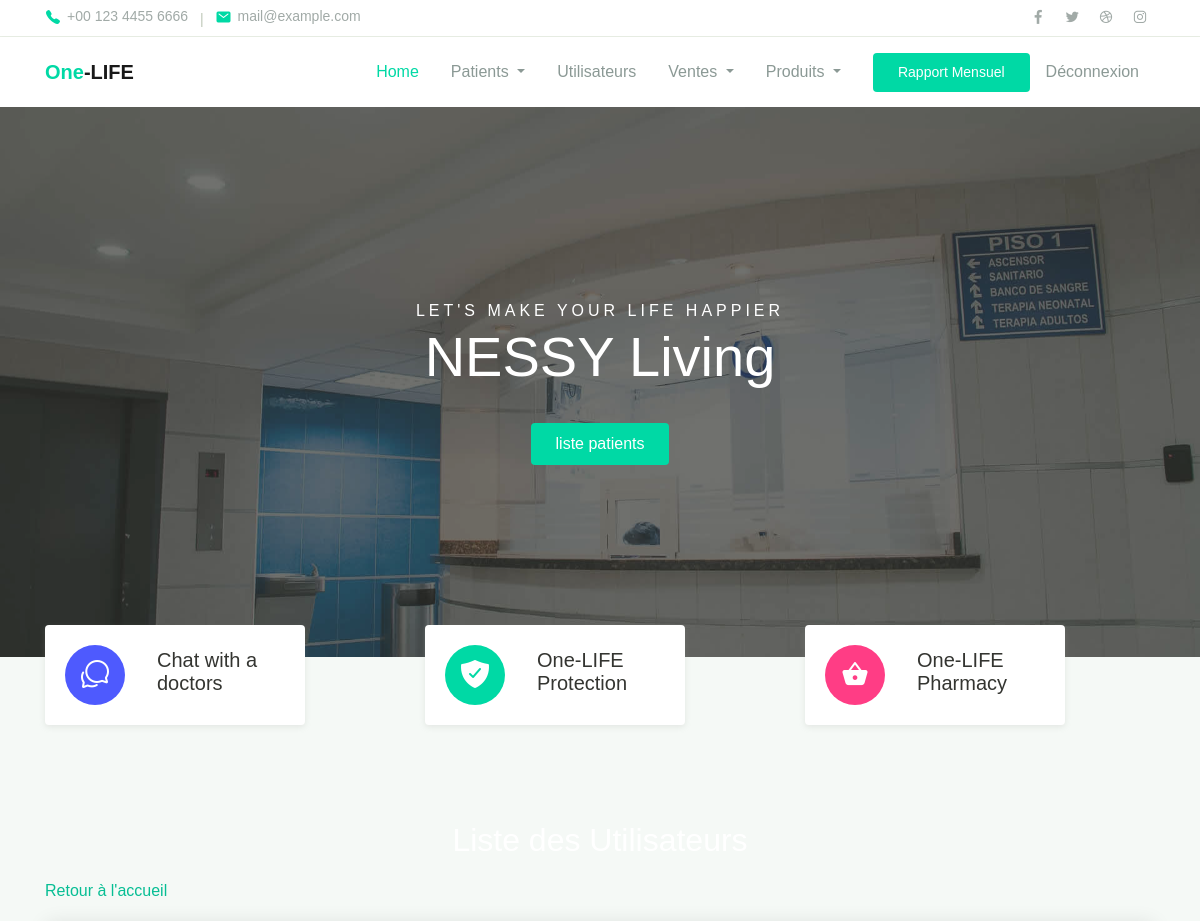
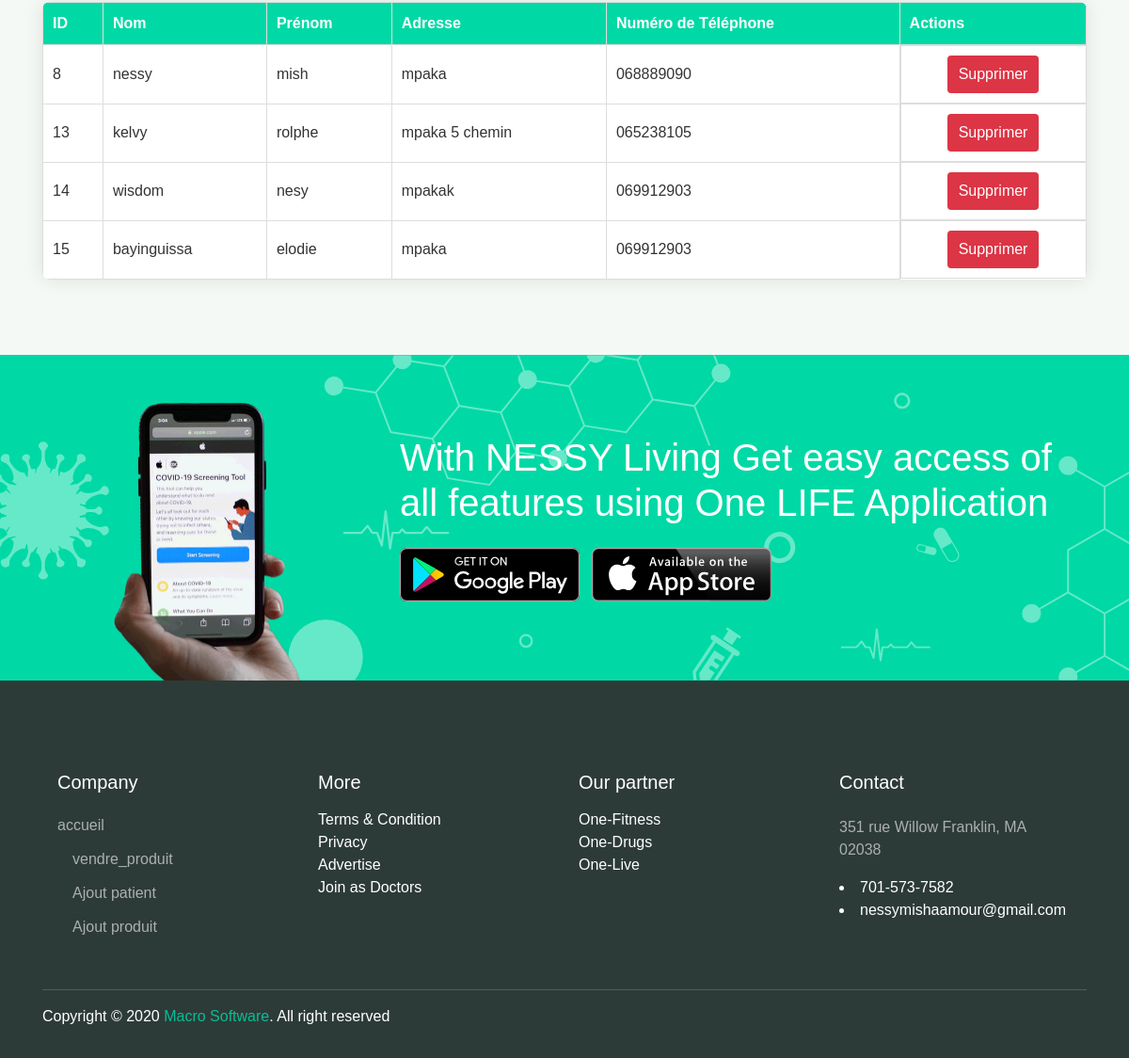
Page /liste_utilisateurs/ on the committed database (2 pictures, top to bottom).
### clinik/models.py (models this page shows, shortened)
class Utilisateur(models.Model):
    id = models.AutoField(primary_key=True)
    nom = models.CharField(max_length=255)
    prenom = models.CharField(max_length=255)
    adresse = models.CharField(max_length=255)
    num_tel = models.CharField(max_length=15)
    password = models.CharField(max_length=255)

### clinik/views.py (the view)
# urls.py: path('liste_utilisateurs/', views.liste_utilisateurs, name='liste_utilisateurs'),
def liste_utilisateurs(request):
    utilisateurs = Utilisateur.objects.all()
    return render(request, 'liste_utilisateurs.html', {'utilisateurs': utilisateurs})

### clinik/templates/liste_utilisateurs.html (shortened to what this page needs)
{% extends "base.html" %}
{% block 'content' %}
{% load static %}
</head>
<body>
    <h2>Liste des Utilisateurs</h2>
    <a href="{% url 'accueil' %}">Retour à l'accueil</a>
    <table>
        <thead>
            <tr>
                <th>ID</th>
                <th>Nom</th>
                <th>Prénom</th>
                <th>Adresse</th>
                <th>Numéro de Téléphone</th>
                <th scope="col">Actions</th>
            </tr>
        </thead>
        <tbody>
            {% for utilisateur in utilisateurs %}
            <tr>
                <td>{{ utilisateur.id }}</td>
                <td>{{ utilisateur.nom }}</td>
                <td>{{ utilisateur.prenom }}</td>
                <td>{{ utilisateur.adresse }}</td>
                <td>{{ utilisateur.num_tel }}</td>
                <td class="actions">
                    <form method="post" action="{% url 'supprimer_utilisateur' utilisateur.id %}">
                        <button type="submit" onclick="return confirm('Êtes-vous sûr de vouloir supprimer cet utilisateur ?')">Supprimer</button>
                    </form>
                </td>
            </tr>
            {% endfor %}
        </tbody>
    </table>
    {% endblock 'content' %}

### static/assets/css/theme.css (style rules this page uses)
:root { --primary: #00D9A5; --accent: #FF3D85; --secondary: #4E5AFE; --warning: #EED818; --info: #05B4E1; --danger: #FF4943; --success: #96C93D; --dark: #343531; --light: #F5F9F6; --cs: #596261; --grey: #6E807A; }
body { font-family: "Source Sans Pro", sans-serif; line-height: 1.5; color: #343531; }
a { color: #07be94; text-decoration: none; background-color: transparent; }

### clinik/templates/liste_utilisateurs.html (style rules this page uses)
h2 { text-align: center; color: #fff; margin-bottom: 20px; }
table { width: 100%; border-collapse: collapse; margin-top: 20px; background-color: #fff; box-shadow: 0 0 20px rgba(0, 0, 0, 0.1); border-radius: 8px; overflow: hidden; color: #333; }
th, td { border: 1px solid #ddd; padding: 10px; text-align: left; }
th { background-color: #00D9A5; color: #fff; }
.actions { display: flex; justify-content: space-around; }
button { background-color: #dc3545; color: #fff; padding: 8px 12px; border: none; border-radius: 4px; cursor: pointer; transition: background-color 0.3s ease; }

### rows in the picture
Utilisateur: id "8", nom "nessy", prenom "mish", adresse "mpaka", num_tel "068889090"
Utilisateur: id "13", nom "kelvy", prenom "rolphe", adresse "mpaka 5 chemin", num_tel "065238105"
Utilisateur: id "14", nom "wisdom", prenom "nesy", adresse "mpakak", num_tel "069912903"
Utilisateur: id "15", nom "bayinguissa", prenom "elodie", adresse "mpaka", num_tel "069912903"
